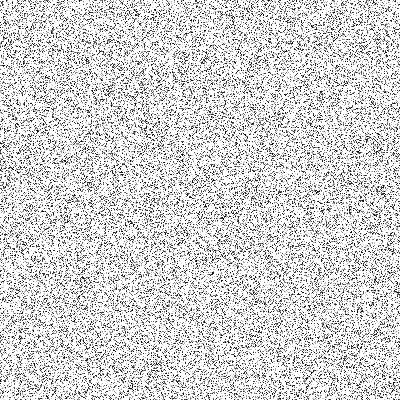
#> input picture Brain_dumps/Misc/QR_1/QR3.png, 400 x 400 px
$ python crack.py
#> lines starting #> are read from the running program, lines starting #| are printed output that depends on the picture
#!/usr/bin/python

from PIL import Image

background = Image.open("./QR3.png")
#> background is the input picture: PIL image 400x400 RGB; min 0, max 255, mean 208
overlay = Image.open("./QR4.png")
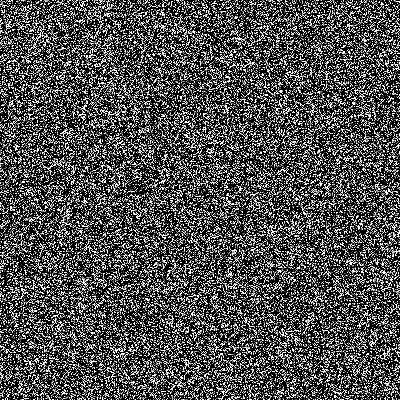
#> input picture Brain_dumps/Misc/QR_1/QR4.png, 400 x 400 px
#> overlay is the input picture: PIL image 400x400 RGB; min 0, max 255, mean 82.4

background = background.convert("RGBA")
#> background: PIL image 400x400 RGBA
overlay = overlay.convert("RGBA")
#> overlay: PIL image 400x400 RGBA

new_img = Image.blend(background, overlay, 0.5)
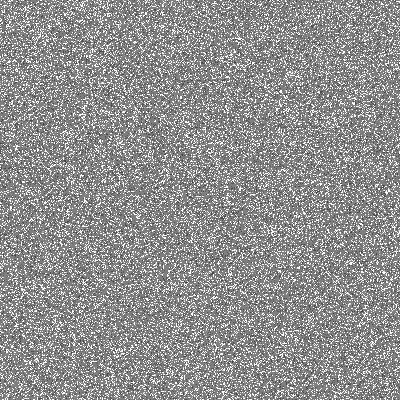
#> new_img: PIL image 400x400 RGBA; mean R, G, B, A 144.9, 144.9, 144.9, 255
new_img.save("new.png","PNG")
